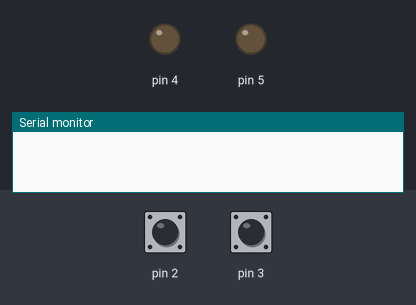
A sketch run on a simulated Arduino Uno, built with avr-gcc and run on an emulated ATmega328P. Shown: output pins drawn as LEDs (lit = HIGH), the last lines printed to the serial monitor. The test bench sets the inputs (shaded band); at power-on: pin 2 HIGH, pin 3 HIGH.

Above: at 1.2 s.
1.3 s: pin 2 pulled LOW for 0.15 s
At 1.42 s:
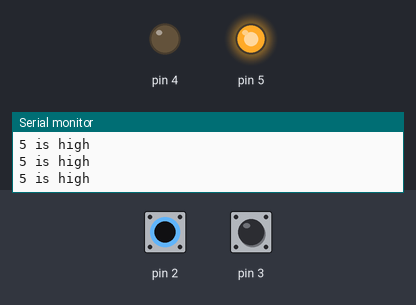
3.0 s: pin 3 pulled LOW for 0.15 s
At 3.12 s:
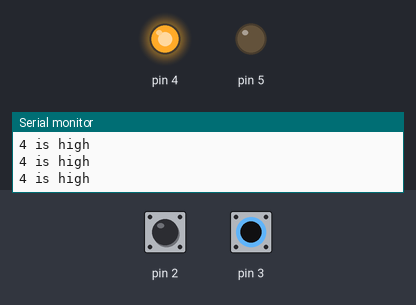
4.7 s: pin 3 pulled LOW for 3.2 s
At 8.9 s:
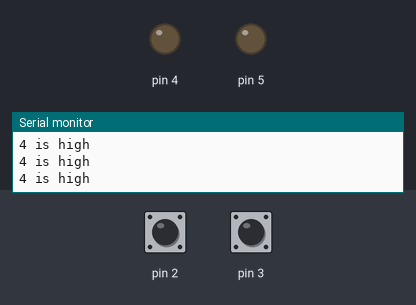
9.4 s: pin 2 pulled LOW for 1 s
At 10.0 s:
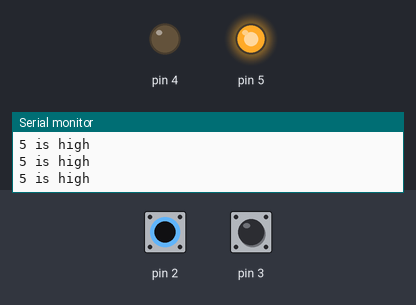
11.9 s: pin 2 pulled LOW for 3.2 s
At 15.6 s:
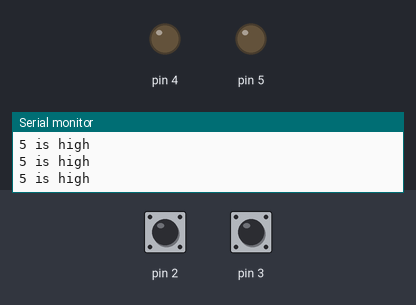
16.6 s: pin 2 driven LOW
At 17.9 s:
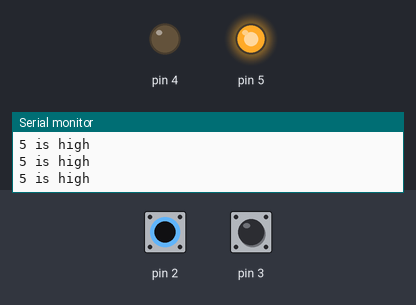
Timing chart, 0 to 19.6 s (numbered marks = the images above; inputs shaded):
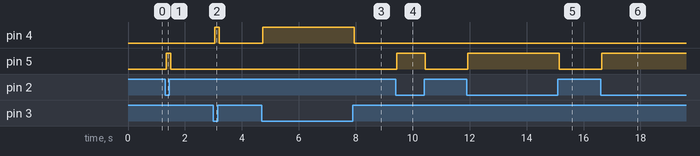

The sketch:

elevator1.ino
```cpp
void setup() {
  Serial.begin(9600);
  pinMode(2, INPUT_PULLUP);
  pinMode(3, INPUT_PULLUP);
  pinMode(4, OUTPUT);
  pinMode(5, OUTPUT);
}

void loop() {
  const int up = !digitalRead(3);
  const int down = !digitalRead(2);
  digitalWrite(4, LOW);
  digitalWrite(5, LOW);
  if (up == 1 && down == 1) {
    void;
  }
  else {
    if (up == 1) {
      digitalWrite(4, HIGH);
      Serial.println("4 is high");
    }
    else if (down == 1) {
      digitalWrite(5, HIGH);
      Serial.println("5 is high");
    }
  };
}
```

Measured:
- after the input at 1.3 s, pin 5: LOW → HIGH at once, → LOW 0.16 s later
- after the input at 3.0 s, pin 4: LOW → HIGH at once, → LOW 0.16 s later
- after the input at 4.7 s, pin 4: LOW → HIGH at once, → LOW 3.2 s later
- after the input at 9.4 s, pin 5: LOW → HIGH at once, → LOW 1.0 s later
- after the input at 11.9 s, pin 5: LOW → HIGH at once, → LOW 3.2 s later
- after the input at 16.6 s, pin 5: LOW → HIGH at once
